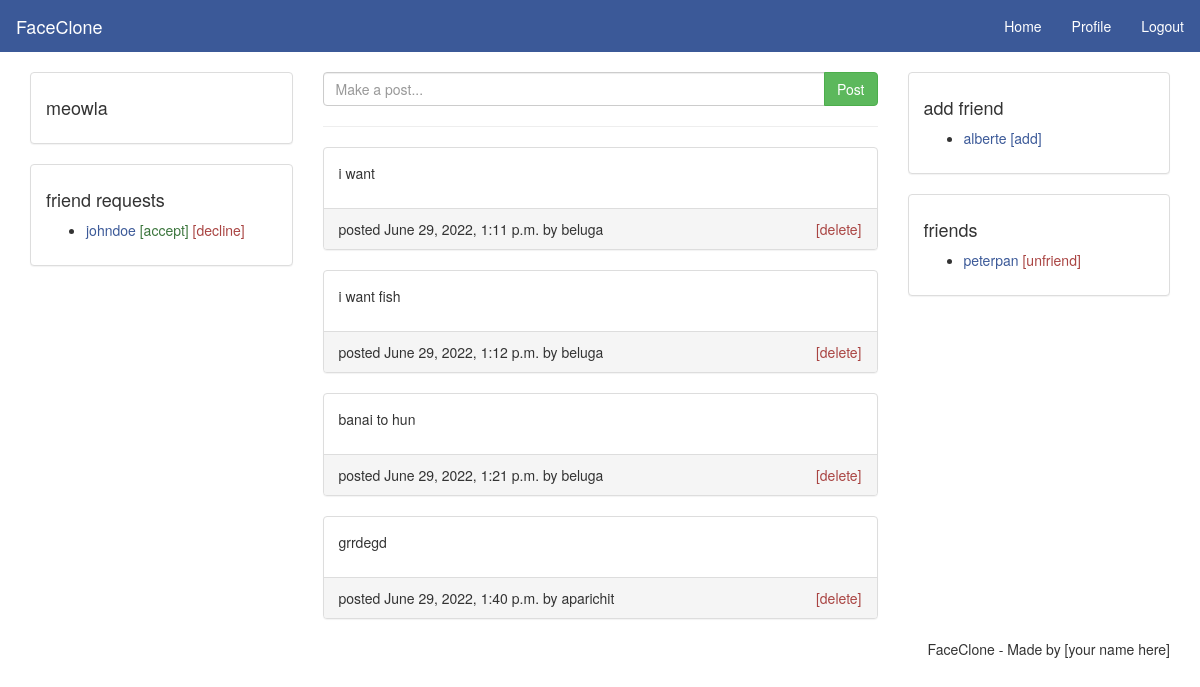
Page /home (signed in) on the committed database.
### social/models.py (models this page shows, shortened)
class UserPost(models.Model):
    user = models.ForeignKey(User,on_delete=models.CASCADE)
    post = models.TextField(max_length=300,blank=False)
    date = models.DateTimeField(auto_now_add=True)

### social/views.py (the view)
# urls.py: 2. Add a URL to urlpatterns:  path('', views.home, name='home')
@login_required(login_url='index')
def home(request):
    user = request.user
    context = {'user':user}
    posts = UserPost.objects.all()
    context.update({'posts':posts})
    return render(request,'home.html',context)

### templates/home.html (shortened to what this page needs)
{% load static %}
<!DOCTYPE html>
<html>
<head>
  <link rel="stylesheet" type="text/css" href="{% static 'css/bootstrap.min.css' %}">
  <link rel="stylesheet" type="text/css" href="{% static 'css/style.css' %}">
</head>
<body>
  <nav class="navbar navbar-default">
    <div class="container-fluid">
      <div class="navbar-header">
        <a class="navbar-brand" href="{% url 'index' %}">FaceClone</a>
      </div>
      <ul class="nav navbar-nav navbar-right">
        <li><a href="{% url 'home' %}">Home</a></li>
        <li><a href="{% url 'profile' %}">Profile</a></li>
        <li><a href="{% url 'logout' %}">Logout</a></li>
      </ul>
    </div>
  </nav>
  <main class="container">
    <div class="row">
      <div class="col-md-3">
        <div class="panel panel-default">
          <div class="panel-body">
            <h4>{{user.username}}</h4>
          </div>
        </div>
        <div class="panel panel-default">
          <div class="panel-body">
            <h4>friend requests</h4>
            <ul>
              <li>
                <a href="#">johndoe</a>
                <a class="text-success" href="#">[accept]</a>
                <a class="text-danger" href="#">[decline]</a>
              </li>
            </ul>
          </div>
        </div>
      </div>
      <div class="col-md-6">
        <form method="post" action="{% url 'addpost' %}">
          <div class="input-group">
            <input class="form-control" type="text" name="content" placeholder="Make a post...">
            <span class="input-group-btn">
              <button class="btn btn-success" type="submit" name="post">Post</button>
            </span>
          </div>
        </form><hr>
        <div>
          {% for post in posts %}
          <div class="panel panel-default">
            <div class="panel-body">
              <p>{{post.post}}</p>
            </div>
            <div class="panel-footer">
              <span>posted {{post.date}} by {{post.user.username}}</span>
              <span class="pull-right"><a class="text-danger" href="#">[delete]</a></span>
            </div>
          </div>
          {% endfor %}
        </div>
      </div>
      <div class="col-md-3">
        <div class="panel panel-default">
          <div class="panel-body">
            <h4>add friend</h4>
            <ul>
              <li>
                <a href="#">alberte</a>
                <a href="#">[add]</a>
              </li>
            </ul>
          </div>
        </div>
        <div class="panel panel-default">
          <div class="panel-body">
            <h4>friends</h4>
            <ul>
              <li>
                <a href="#">peterpan</a>
                <a class="text-danger" href="#">[unfriend]</a>
              </li>
            </ul>
          </div>
        </div>
      </div>
    </div>
  </main>
  <footer class="container text-center">
    <ul class="nav nav-pills pull-right">
      <li>FaceClone - Made by [your name here]</li>
    </ul>
  </footer>
</body>
</html>

### static/css/style.css (style rules this page uses)
a { color: #3b5998; }
.navbar { -webkit-border-radius: 0; -moz-border-radius: 0; border-radius: 0; }
.navbar-default { background-color: #3b5998; border-color: #3b5998; }
.navbar-default .navbar-brand { color: #fff; }
.navbar-default .navbar-nav>li>a { color: #fff; }

### rows in the picture
UserPost: post "i want", date "June 29, 2022, 1:11 p.m.", user.username "beluga"
UserPost: post "i want fish", date "June 29, 2022, 1:12 p.m.", user.username "beluga"
UserPost: post "banai to hun", date "June 29, 2022, 1:21 p.m.", user.username "beluga"
UserPost: post "grrdegd", date "June 29, 2022, 1:40 p.m.", user.username "aparichit"

### other values in the picture
{{ user.username }} "meowla"
